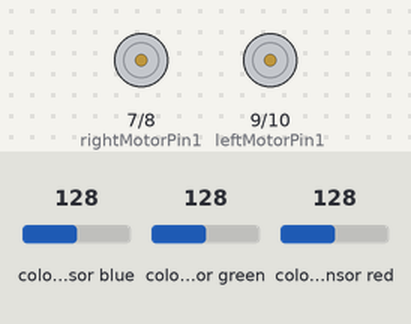
Recording of a sketch running on a simulated Arduino Uno, built with avr-gcc and run on an emulated ATmega328P. Shown: motor-driver pin pairs drawn as motors (green arrow = first pin HIGH = forward, orange = second pin HIGH = backward, longer = more drive, scaled by the enable pin). Wiring (inferred from the names in the program): TCS3200 colour sensor: output pin 12; S2 pin 4; S3 pin 5; S0 pin 2; S1 pin 3. The test bench sets the inputs (shaded band); at power-on: colour sensor blue 128, colour sensor green 128, colour sensor red 128.

Above: at 1.2 s.
1.3 s: colour sensor blue set to 134
At 1.9 s:
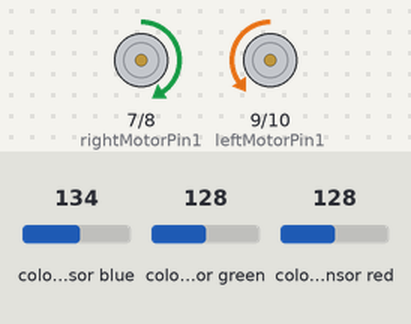
At 2.8 s:
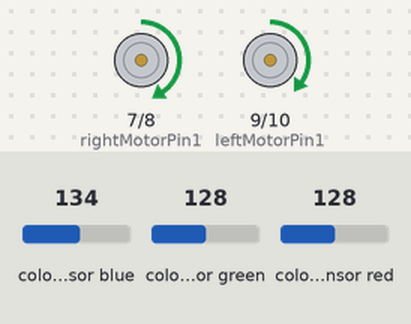
4.3 s: colour sensor blue set to 124
At 5.7 s:
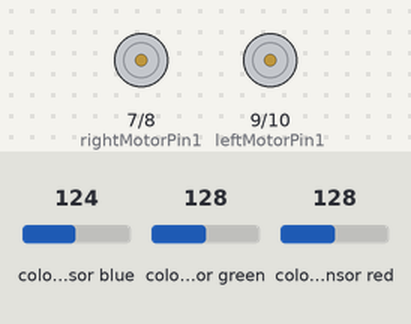
Timing chart, 0 to 7.3 s (numbered marks = the images above; inputs shaded):
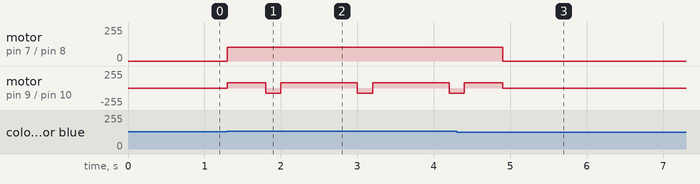

Measured:
- the behaviour switches between 131 and 132 on colour sensor blue (found by bisection; images 0 and 1)
- the behaviour switches between 128 and 127 on colour sensor blue (found by bisection; images 2 and 3)
- after the input at 1.3 s, motor on pin 7 (rightMotorPin1) / pin 8 (rightMotorPin2): stopped → forward 102/255 at once; motor on pin 9 (leftMotorPin1) / pin 10 (leftMotorPin2): stopped → forward 80/255 at once, then repeats every 1.2 s: backward 80/255 0.20 s, forward 80/255 1.0 s
- after the input at 4.3 s, motor on pin 7 (rightMotorPin1) / pin 8 (rightMotorPin2): forward 102/255 → stopped after 0.60 s

The sketch:

line_follower_bot.ino
```cpp
#include <StackArray.h>

// VARIABLE DECLARATIONS --------------------------------------------------------------

// Color Sensor
#define s0 2
#define s1 3
#define s2 4
#define s3 5
#define sOut 12

// IR Sensor
#define f_IR A2
#define r_IR A1
#define l_IR A0

// Motor Speed (Manual Adjust)
#define MOTOR_SPEED_left 80
#define MOTOR_SPEED_right 102

//Right motor
int enableRightMotor=6;
int rightMotorPin1=7;
int rightMotorPin2=8;

//Left motor
int enableLeftMotor=11;
int leftMotorPin1=9;
int leftMotorPin2=10;

// Short Path Array
int SPArray[100];

// Boolean Variables
bool isFirstLoopFinished, isStarted;

// StackArray Variables
StackArray <int> dirStack, SPStack;

// SPA (NEEDS TO BE ON TOP) --------------------------------------------------------------

StackArray<int> shorterPath(StackArray <int> &stack){
  StackArray <int> newStack, reverseStack;
  int errorCount=1;

  // reverse the original Stack
  while(!stack.isEmpty()){
    reverseStack.push(stack.pop());
  }

  // if error count is greater than zero, loop the algorithm until error count is zero
  while(errorCount>0){
      errorCount = 0;

      // if reverseStack is empty, reverse the newStack on it
      if (reverseStack.isEmpty()){
        while(!stack.isEmpty()){
          reverseStack.push(newStack.pop());
        }
      }

      newStack.push(reverseStack.pop());

      // While reverseStack is not empty, push the value into the new stack
      while (!reverseStack.isEmpty()){

        // If 2 consecutive numbers has the opposite direction, remove both values and add error count
        if(abs(reverseStack.peek()-newStack.peek())==2){
          reverseStack.pop();
          newStack.pop();
          errorCount += 1;
        }

        // push the last value in the reverse Stack
        newStack.push(reverseStack.pop());
     }
  }

  return newStack;
}

// MAIN CODE --------------------------------------------------------------

void setup() {

  // Color sensor setup -----------------------------------------------
  pinMode(s0, OUTPUT);
  pinMode(s1, OUTPUT);
  pinMode(s2, OUTPUT);
  pinMode(s3, OUTPUT);
  pinMode(sOut, INPUT);

  // Pin Setup Run
  pinMode(enableRightMotor, OUTPUT);
  pinMode(rightMotorPin1, OUTPUT);
  pinMode(rightMotorPin2, OUTPUT);

  pinMode(enableLeftMotor, OUTPUT);
  pinMode(leftMotorPin1, OUTPUT);
  pinMode(leftMotorPin2, OUTPUT);

  pinMode(f_IR, INPUT);
  pinMode(r_IR, INPUT);
  pinMode(l_IR, INPUT);

  // Color Frequency Setup
  digitalWrite(s0,HIGH);
  digitalWrite(s1,HIGH);

   // Startup Declaration
  isFirstLoopFinished == false;
  isStarted == false;

  // Baud Rate
  Serial.begin(9600);
}

void loop() {
  // Enable Motors
  enableMotors(MOTOR_SPEED_right, MOTOR_SPEED_left);

  // If color sensor detects red, declare started as true
  if (colorDetect('b')){
    isStarted = true;
    dirStack.push(0); // Push the first forward direction in the stack
    moveForward();
    delay(500);
  }

  if (isStarted){
    // if it is first loop, then run first loop code
    if (!isFirstLoopFinished){
      firstLoop();
    }
    // else run second loop code
    else {
      secondLoop();
    }
  }

}

// MAIN LOOPS --------------------------------------------------------------
void firstLoop(){
  // if color sensor detects blue, stop and save stack
  if (colorDetect('r')){
    isFirstLoopFinished == true;
    isStarted == false;
    SPStack = shorterPath(dirStack);
    moveStop();
    delay(2000);
    return;
  }

  // if nothing detected on IRs, turn back
  if (!isLeftDetect() && !isRightDetect() && !isForwardDetect()){
    turnLeft();
    dirStack.push(abs((dirStack.peek()+2)%4)); //push the back dir (last element + 2) to the stack
    delay(200); // delay for 200 ms
    //While forward sensor doesn't detect anything, keep turning
    while(!isForwardDetect()){
      turnLeft();
    }

    // if it does detect, move forward
    forwardAdjust();
    return;
  }

  // if left IR detects, turn Left
  if(isLeftDetect()){
    turnLeft();
    dirStack.push(abs((dirStack.peek()+3)%4)); //push the left dir (last element - 1) to the stack
    delay(200); // delay for 200 ms
    //While forward sensor doesn't detect anything, keep turning
    while(!isForwardDetect()){
      turnLeft();
    }

    forwardAdjust();
    return;
  }

  // if forward and right
  if (isForwardDetect() && isRightDetect()){
    moveForward();
    dirStack.push(abs(dirStack.peek()%4)); //push the left dir (last element - 1) to the stack
    delay(200); // delay for 200 ms
    return;
  }

  // if right IR detects, turn right
  if(isRightDetect()){
    turnRight();
    dirStack.push(abs((dirStack.peek()+1)%4)); //push the right dir (last element + 1) to the stack
    delay(200); // delay for 200 ms
    //While forward sensor doesn't detect anything, keep turning
    while(!isForwardDetect()){
      turnRight();
    }

    forwardAdjust();
    return;
  }

  moveForward();
}

void secondLoop(){
  // declare current IR index value
  int c_IR = 1;

  // Convert stack to array to read the array elements by order
  convertStackToArray(SPStack,SPArray);

  // if color sensor detects blue, stop
  if (colorDetect('r')){
    isStarted == false;
    moveStop();
    // SPStack = shorterPath(dirStack);
    return;
  }

  // if left or right sensor detects
  if (isLeftDetect() || isRightDetect()){

    // Subtract the current element of the array from the previous element
    switch(SPArray[c_IR]-SPArray[c_IR-1]){
      // Case 1: Turn Right
      case 1:
        turnRight();
        c_IR++;
        forwardAdjust();
        break;

      // Case 0: Move Forward
      case 0:
        moveForward();
        c_IR++;
        forwardAdjust();
        break;

      // Case -1: Turn Left
      case -1:
        turnLeft();
        c_IR++;
        forwardAdjust();
        break;

      // Default: Just Forward, No Special Powers needed
      default:
        moveForward();
        break;
    }
  }
}


// MOVEMENT/DIRECTIONS --------------------------------------------------------------

void moveForward(){
  digitalWrite(rightMotorPin1,HIGH);
  digitalWrite(rightMotorPin2,LOW);
  digitalWrite(leftMotorPin1,HIGH);
  digitalWrite(leftMotorPin2,LOW);
}

void turnLeft(){
  digitalWrite(rightMotorPin1,HIGH);
  digitalWrite(rightMotorPin2,LOW);
  digitalWrite(leftMotorPin1,LOW);
  digitalWrite(leftMotorPin2,HIGH);
}

void turnRight(){
  digitalWrite(rightMotorPin1,LOW);
  digitalWrite(rightMotorPin2,HIGH);
  digitalWrite(leftMotorPin1,HIGH);
  digitalWrite(leftMotorPin2,LOW);
}

void moveStop(){
  digitalWrite(rightMotorPin1,LOW);
  digitalWrite(rightMotorPin2,LOW);
  digitalWrite(leftMotorPin1,LOW);
  digitalWrite(leftMotorPin2,LOW);
}

void enableMotors(int rightMotorSpeed, int leftMotorSpeed){
  analogWrite(enableRightMotor, abs(rightMotorSpeed));
  analogWrite(enableLeftMotor, abs(leftMotorSpeed));
}

// SENSOR FUNCTIONS --------------------------------------------------------------

bool isForwardDetect(){
  if (f_IR < 500){
    return true;
  }
  return false;
}

bool isRightDetect(){
  if (r_IR < 500){
    return true;
  }
  return false;
}

bool isLeftDetect(){
  if (l_IR < 500){
    return true;
  }
  return false;

}


// OTHER FUNCTIONS --------------------------------------------------------------

bool colorDetect(char str1){
  int r,b;

   digitalWrite(s2,LOW);        //S2/S3 levels define which set of photodiodes we are using LOW/LOW is for RED LOW/HIGH is for Blue and HIGH/HIGH is for green
   digitalWrite(s3,LOW);
   r=pulseIn(sOut,LOW);

   digitalWrite(s2,LOW);
   digitalWrite(s3,HIGH);
   b=pulseIn(sOut,LOW);

    if (str1 == 'r'){
      if(r<b&r>5) return true;
      return false;
    }
    else if(str1 == 'b'){
      if(b<r&b>5) return true;
      return false;
    }
}

void forwardAdjust(){
    moveForward();
    delay(500);
}

void convertStackToArray(StackArray <int> stack, int f_array[]){
  StackArray <int> reverseStack;
  int i = 0;

  // reverse the stack
  while(!stack.isEmpty()){
    reverseStack.push(stack.pop());
  }

  while(!reverseStack.isEmpty()){
    f_array[i] = reverseStack.pop();
    i++;
  }
}
```
